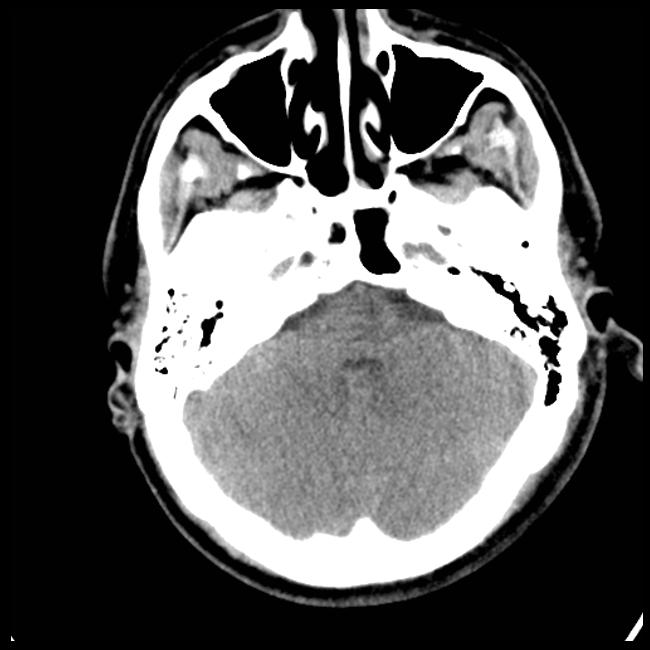
#> input picture backend/demo_data/hemorrhagic_1.jpg, 650 x 650 px, given as the content of the folder /tmp/brain_ct_data/brain_ct_data/Normal, which was not available
$ python build_model.py   (older library calls are emulated)
#> lines starting #> are read from the running program, lines starting #| are printed output that depends on the picture; pictures that were not available may be replaced by others from this repository, and a replacement may not be noted
### backend/ml_model.py
import cv2
import numpy as np
from PIL import Image
import io
import logging
import pickle
import base64

logger = logging.getLogger(__name__)

STROKE_INFO = {
    "hemorrhagic": {
        "name": "Hemorrhagic Stroke",
        "description": "A hemorrhagic stroke occurs when a blood vessel in the brain ruptures and bleeds into the surrounding tissue. This bleeding damages brain cells and increases pressure inside the skull.",
        "types": ["Intracerebral Hemorrhage (ICH)", "Subarachnoid Hemorrhage (SAH)"],
        "symptoms": [
            "Sudden, severe headache (often described as the worst headache of your life)",
            "Nausea and vomiting",
            "Seizures",
            "Loss of consciousness",
            "Weakness or numbness on one side of the body",
            "Difficulty speaking or understanding speech",
            "Vision problems"
        ],
        "treatment": [
            "Emergency surgical intervention to stop bleeding",
            "Blood pressure management and stabilization",
            "Endovascular coiling or surgical clipping for aneurysms",
            "Medications to reduce brain swelling",
            "Intensive care monitoring"
        ],
        "risk_factors": [
            "High blood pressure (most common cause)",
            "Blood-thinning medications",
            "Aneurysms or arteriovenous malformations",
            "Head trauma",
            "Liver disease",
            "Bleeding disorders"
        ],
        "prevalence": "Approximately 13% of all strokes",
        "severity": "high"
    },
    "ischemic": {
        "name": "Ischemic Stroke",
        "description": "An ischemic stroke occurs when a blood clot blocks or narrows an artery leading to the brain, cutting off blood supply. This deprives brain tissue of oxygen and nutrients, causing cells to die within minutes.",
        "types": ["Thrombotic Stroke", "Embolic Stroke", "Lacunar Stroke"],
        "symptoms": [
            "Sudden numbness or weakness in face, arm, or leg (especially one side)",
            "Sudden confusion or trouble speaking",
            "Sudden trouble seeing in one or both eyes",
            "Sudden trouble walking, dizziness, or loss of balance",
            "Sudden severe headache with no known cause"
        ],
        "treatment": [
            "tPA (tissue plasminogen activator) - clot-busting medication within 4.5 hours",
            "Mechanical thrombectomy - surgical removal of the clot",
            "Antiplatelet therapy (aspirin)",
            "Anticoagulant medications",
            "Carotid endarterectomy or stenting for prevention"
        ],
        "risk_factors": [
            "High blood pressure",
            "Diabetes",
            "High cholesterol",
            "Atrial fibrillation",
            "Smoking",
            "Obesity and physical inactivity",
            "Previous stroke or TIA"
        ],
        "prevalence": "Approximately 87% of all strokes",
        "severity": "high"
    },
    "normal": {
        "name": "No Stroke Detected",
        "description": "The MRI scan analysis did not detect significant indicators of either hemorrhagic or ischemic stroke. The brain tissue appears to have normal characteristics within the parameters of this screening tool.",
        "note": "This automated screening result should not replace professional medical evaluation. Always consult with a qualified neurologist or radiologist for definitive diagnosis.",
        "recommendations": [
            "Maintain regular check-ups with your healthcare provider",
            "Monitor blood pressure and cholesterol levels",
            "Maintain a healthy diet and exercise routine",
            "Be aware of stroke warning signs (FAST: Face, Arms, Speech, Time)"
        ],
        "severity": "low"
    }
}


class StrokeDetectionModel:
    """
    ML-based stroke detection model using computer vision feature extraction.
    Analyzes MRI images for indicators of hemorrhagic stroke, ischemic stroke,
    or normal brain tissue using intensity analysis, asymmetry detection,
    texture features, and spatial distribution.
    """

    def __init__(self):
        self.target_size = (256, 256)
        self.trained_model = None
        self.is_trained = False
        self.feature_keys = None
        logger.info("Stroke Detection Model initialized")

    def preprocess_image(self, image_bytes):
        nparr = np.frombuffer(image_bytes, np.uint8)
        img = cv2.imdecode(nparr, cv2.IMREAD_COLOR)
#> img is the input picture: shape (650, 650, 3); min 0, max 255, mean 88.5

        if img is None:
            pil_img = Image.open(io.BytesIO(image_bytes))
            img = np.array(pil_img.convert('RGB'))
            img = cv2.cvtColor(img, cv2.COLOR_RGB2BGR)

        if img is None:
            raise ValueError("Could not decode image")

        gray = cv2.cvtColor(img, cv2.COLOR_BGR2GRAY)
        resized = cv2.resize(gray, self.target_size)

        clahe = cv2.createCLAHE(clipLimit=2.0, tileGridSize=(8, 8))
        enhanced = clahe.apply(resized)
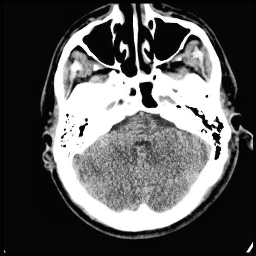
#> enhanced: shape (256, 256); min 1, max 255, mean 91

        return enhanced, resized

    def extract_features(self, enhanced, original):
        features = {}
        h, w = enhanced.shape

        # Intensity Statistics
        features['mean_intensity'] = float(np.mean(enhanced))
        features['std_intensity'] = float(np.std(enhanced))
        features['median_intensity'] = float(np.median(enhanced))
        features['p25_intensity'] = float(np.percentile(enhanced, 25))
        features['p75_intensity'] = float(np.percentile(enhanced, 75))
        features['iqr'] = features['p75_intensity'] - features['p25_intensity']

        mean_val = np.mean(enhanced)
#> mean_val = 90.97
        std_val = np.std(enhanced)
#> std_val = 101.1
        features['skewness'] = float(np.mean(((enhanced - mean_val) / (std_val + 1e-6)) ** 3))

        # Histogram Features
        hist = cv2.calcHist([enhanced], [0], None, [256], [0, 256]).flatten()
#> hist = 256 values, max 17933 at index 6, min 0 at index 0, mean 256
        hist_norm = hist / (hist.sum() + 1e-6)
#> hist_norm = 256 values, max 0.274 at index 6, min 0 at index 0, mean 0.00391
        features['hist_entropy'] = float(-np.sum(hist_norm[hist_norm > 0] * np.log2(hist_norm[hist_norm > 0])))
        features['hist_peak'] = float(np.argmax(hist))
        non_zero = np.where(hist > hist.max() * 0.1)[0]
#> non_zero = [3, 5, 6, 255]
        features['hist_spread'] = float(np.std(non_zero)) if len(non_zero) > 0 else 0.0

        # Intensity Ratios
        features['high_intensity_ratio'] = float(np.sum(enhanced > 200) / enhanced.size)
        features['very_high_intensity_ratio'] = float(np.sum(enhanced > 230) / enhanced.size)
        features['low_intensity_ratio'] = float(np.sum(enhanced < 50) / enhanced.size)
        features['very_low_intensity_ratio'] = float(np.sum(enhanced < 20) / enhanced.size)
        features['mid_intensity_ratio'] = float(np.sum((enhanced > 80) & (enhanced < 180)) / enhanced.size)

        # Asymmetry Features
        left_half = enhanced[:, :w // 2]
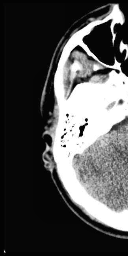
#> left_half: shape (256, 128); min 1, max 255, mean 81.6
        right_half = cv2.flip(enhanced[:, w // 2:], 1)
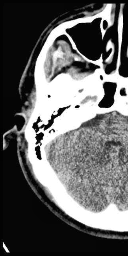
#> right_half: shape (256, 128); min 1, max 255, mean 100.3
        min_w = min(left_half.shape[1], right_half.shape[1])
        left_half = left_half[:, :min_w]
        right_half = right_half[:, :min_w]

        asymmetry = np.abs(left_half.astype(float) - right_half.astype(float))
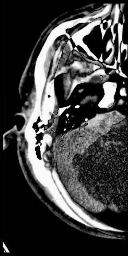
#> asymmetry: shape (256, 128) float64; min 0, max 254, mean 64.6
        features['asymmetry_mean'] = float(np.mean(asymmetry))
        features['asymmetry_std'] = float(np.std(asymmetry))
        features['asymmetry_max'] = float(np.max(asymmetry))
        features['asymmetry_ratio'] = float(np.sum(asymmetry > 30) / (asymmetry.size + 1e-6))

        # Edge Features
        edges = cv2.Canny(enhanced, 50, 150)
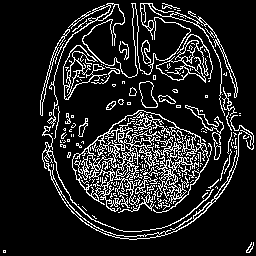
#> edges: shape (256, 256); 13.8% white in thin lines or dots
        features['edge_density'] = float(np.mean(edges) / 255)
        features['edge_std'] = float(np.std(edges) / 255)

        sobelx = cv2.Sobel(enhanced, cv2.CV_64F, 1, 0, ksize=3)
        sobely = cv2.Sobel(enhanced, cv2.CV_64F, 0, 1, ksize=3)
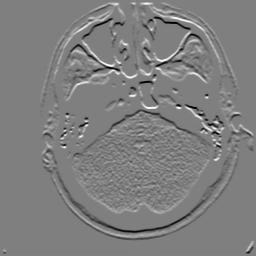
#> sobely: shape (256, 256) float64; min -1006, max 1008, mean 0; drawn with min black and max white
        gradient_magnitude = np.sqrt(sobelx ** 2 + sobely ** 2)
        features['gradient_mean'] = float(np.mean(gradient_magnitude))
        features['gradient_std'] = float(np.std(gradient_magnitude))

        # Texture Features
        kernel = np.ones((5, 5), np.float32) / 25
        blur = cv2.filter2D(enhanced, -1, kernel)
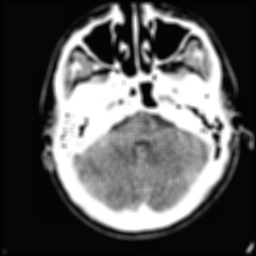
#> blur: shape (256, 256); min 2, max 255, mean 91
        local_contrast = np.abs(enhanced.astype(float) - blur.astype(float))
        features['texture_contrast'] = float(np.mean(local_contrast))
        features['texture_uniformity'] = float(np.std(local_contrast))

        # Spatial Distribution
        features['q1_mean'] = float(np.mean(enhanced[:h // 2, :w // 2]))
        features['q2_mean'] = float(np.mean(enhanced[:h // 2, w // 2:]))
        features['q3_mean'] = float(np.mean(enhanced[h // 2:, :w // 2]))
        features['q4_mean'] = float(np.mean(enhanced[h // 2:, w // 2:]))

        center = enhanced[h // 4:3 * h // 4, w // 4:3 * w // 4]
#> (the rest of the program and of its run is left out)
